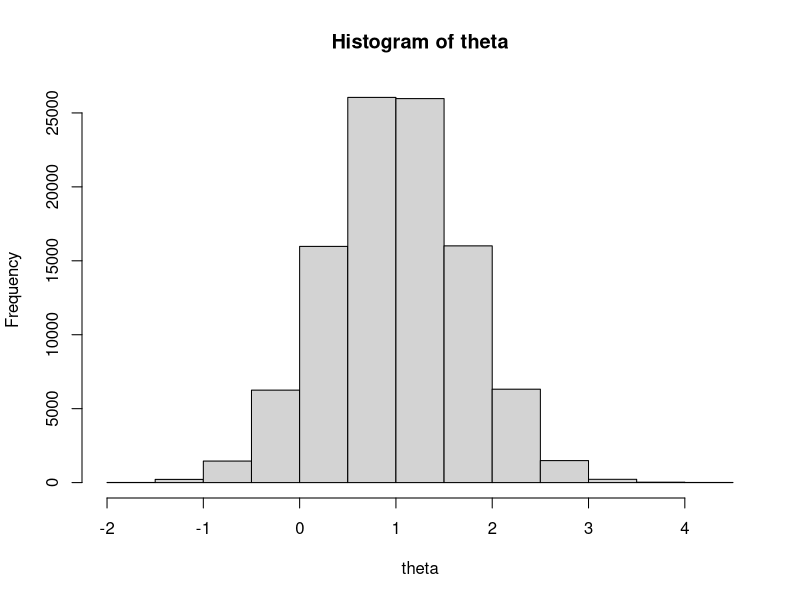
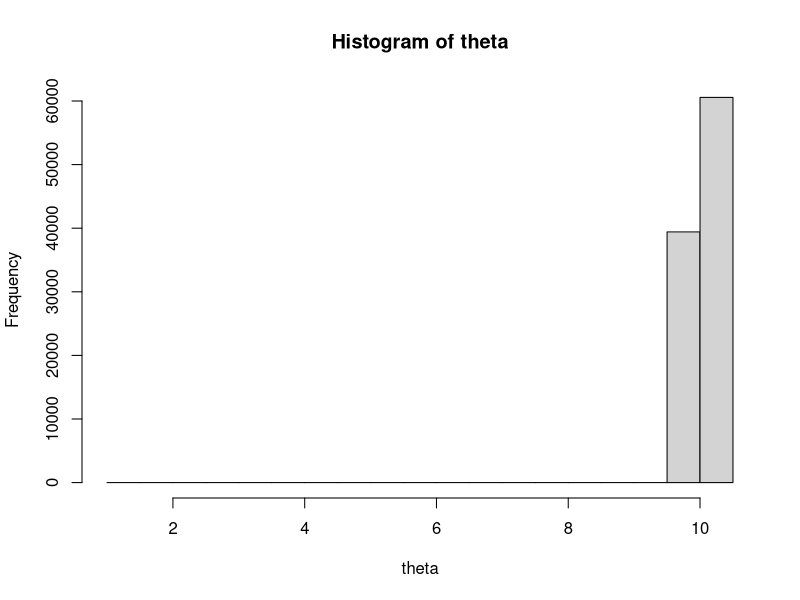
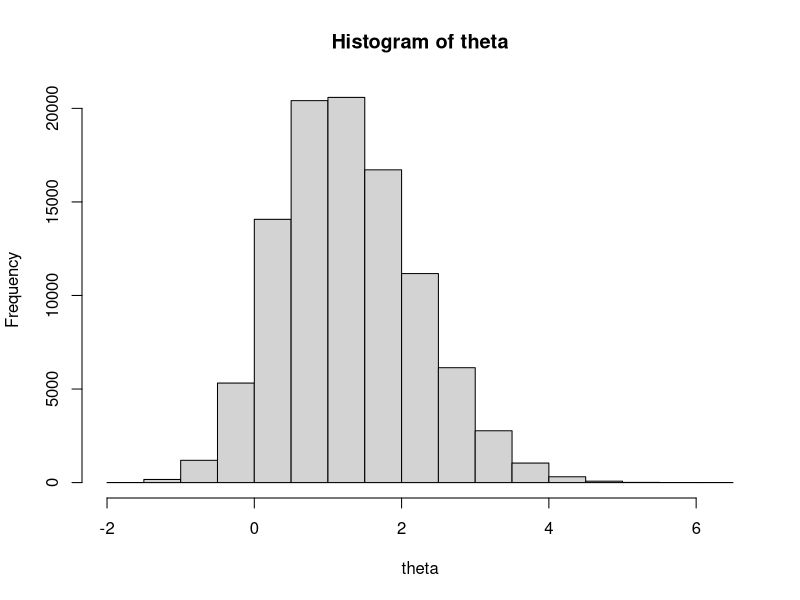
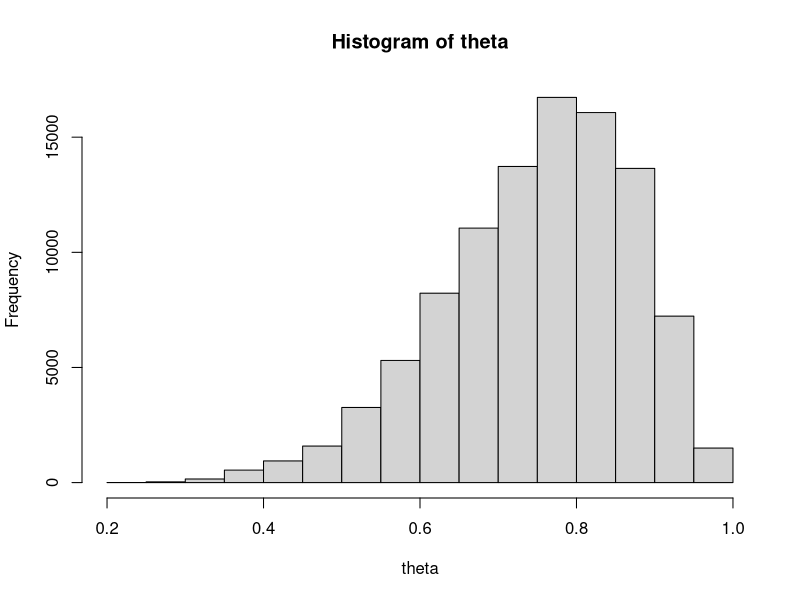
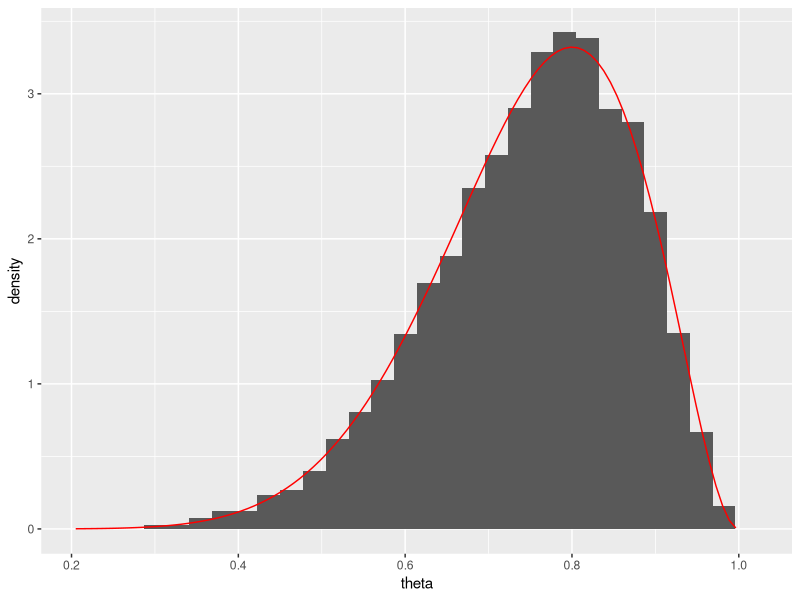

Here is the R script that generated these plots, in order: (Note: this script raises an error after producing the figures.)
## ---- chunk 1
metropolis_hastings = function(rprop, log_dprop, log_mu, theta_1 = 1, B = 10^5)
{
  theta = rep(NA, B)
  theta[1] = theta_1
  for(ii in 2:B)
  {
    theta[ii] = rprop(theta[ii-1])
    log_L = log_mu(theta[ii]) + log_dprop(theta[ii-1], theta[ii]) -
      log_mu(theta[ii-1]) -log_dprop(theta[ii], theta[ii-1])
    if(log(runif(1)) > log_L) theta[ii] = theta[ii-1]
  }
  theta
}
## ---- chunk 2
log_mu = function(theta) log(dnorm(theta, 0, 1)) + log(dnorm(2, theta, 1))
rprop = function(estado_anterior) estado_anterior + rnorm(1)
log_dprop = function(proposta, estado_anterior)
  log(dnorm(proposta, estado_anterior, 1))
theta = metropolis_hastings(rprop, log_dprop, log_mu)
hist(theta)
## ---- chunk 3
mean(theta)
## ---- chunk 4
var(theta)
## ---- chunk 5
mean(exp(theta))
## ---- chunk 6
theta = 10
n = 100
x = rnorm(n, theta, 1)

log_mu = function(theta) log(dnorm(theta, 0, 1)) + sum(log(dnorm(x, theta, 1)))
rprop = function(estado_anterior) estado_anterior + rnorm(1)
log_dprop = function(proposta, estado_anterior) 
  log(dnorm(proposta, estado_anterior, 1))
theta = metropolis_hastings(rprop, log_dprop, log_mu)

mean(theta)
var(theta)
hist(theta)
## ---- chunk 7
log_mu = function(theta) log(dcauchy(theta, 0, 1)) + log(dnorm(2, theta, 1))
rprop = function(estado_anterior) estado_anterior + rnorm(1)
log_dprop = function(proposta, estado_anterior)
  log(dnorm(proposta, estado_anterior, 1))
theta = metropolis_hastings(rprop, log_dprop, log_mu)
hist(theta)
## ---- chunk 8
library(tidyverse)
log_mu = function(theta)
{
  if(theta <= 0 | theta >= 1) 
    return(log(0))
  log(dbeta(theta, 1, 1)) + log(dbinom(8, 10, theta))
}
rprop = function(estado_anterior) estado_anterior + rnorm(1)
log_dprop = function(proposta, estado_anterior)
  log(dnorm(proposta, estado_anterior, 1))
theta = metropolis_hastings(rprop, log_dprop, log_mu, theta_1 = 0.5)
hist(theta)

dados = data.frame(theta = theta)
densidade = function(x) dbeta(x, 9, 3)
ggplot(aes(x = theta), 
       data = dados) + 
  geom_histogram(aes(y=..density..)) +
  stat_function(fun = densidade, colour = "red")
  xlab("valores") + ylab("densidade")
